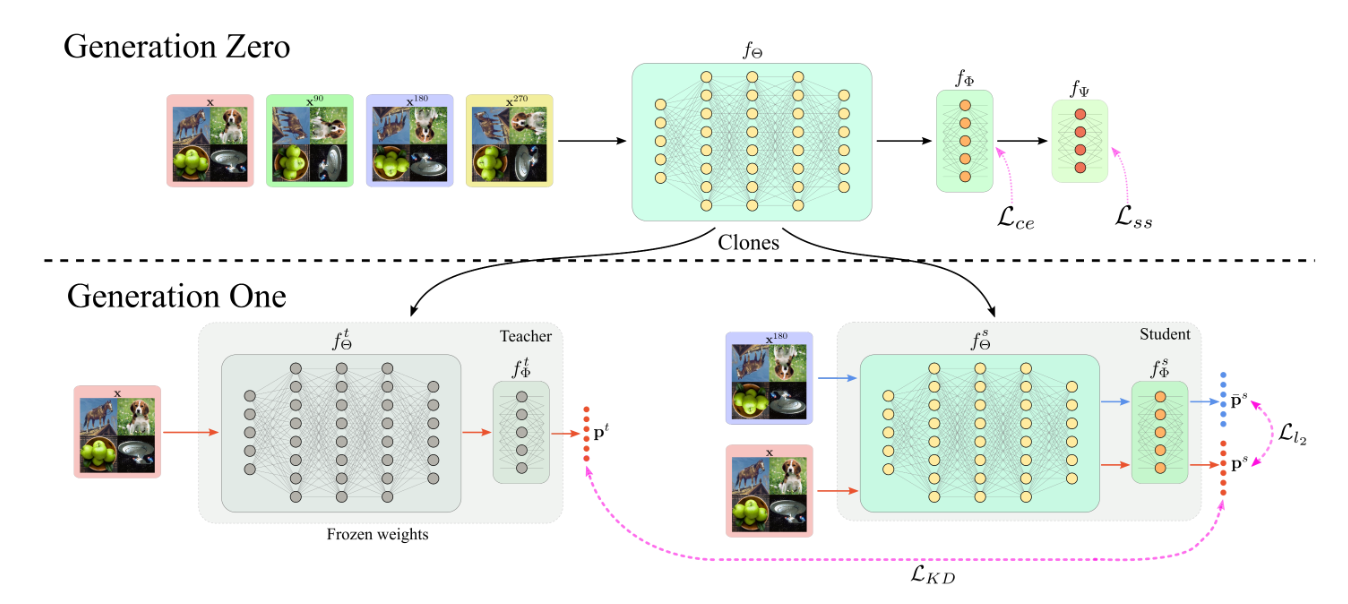
//> input picture python/2.png, 1348 x 604 px
$ ./Mat对象   (built with g++ and OpenCV 4)
//> lines starting //> are read from the running program, lines starting //| are printed output that depends on the picture
#include <opencv2/highgui/highgui_c.h>
#include <opencv2/opencv.hpp>
#include <iostream>

using namespace std;
using namespace cv;

int main(int argc, char** argv) {
	Mat src;
	src = imread("C:/Users/Administrator/Desktop/test/2.png");
//> src is the input picture: 604 rows x 1348 cols, CV_8UC3; mean B, G, R 234.4, 238.9, 234.4
	if (src.empty()) {
		cout << "could not load image..." << endl;
		return -1;
	}
	namedWindow("input", CV_WINDOW_AUTOSIZE);
	imshow("input", src);

	Mat dst;
	dst = Mat(src.size(), src.type());
	dst = Scalar(0,0,255);		//颜色	GUB
	namedWindow("output1", CV_WINDOW_AUTOSIZE);
	imshow("output1", dst);
	//Mat dst;
	//src.copyTo(dst);
	//namedWindow("output", CV_WINDOW_AUTOSIZE);

	cvtColor(src, dst, CV_BGR2GRAY);		//转为灰度图
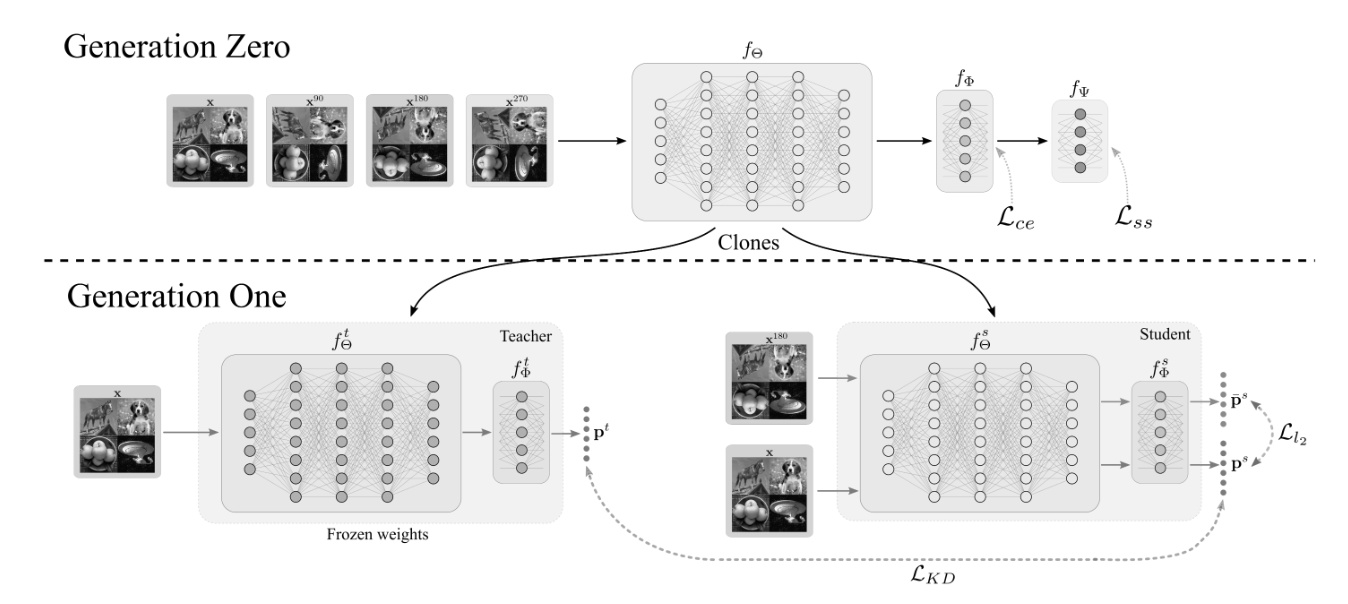
//> dst: 604 rows x 1348 cols, CV_8UC1; min 0, max 255, mean 237
	printf("input image channels : %d\n", src.channels());
//| input image channels : 3
	printf("output image channels : %d\n", dst.channels());
//| output image channels : 1

	int cols = dst.cols;
//> cols = 1348
	int rows = dst.rows;
//> rows = 604

	printf("rows : %d cols : %d\n", rows, cols);
//| rows : 604 cols : 1348
	const uchar* firstRow = dst.ptr<uchar>(0);
	printf("fist pixel value : %d\n", *firstRow);
//| fist pixel value : 255

	Mat M(100, 100, CV_8UC1, Scalar(127));
	//cout << "M =" << endl << M << endl;

	Mat m1;
	m1.create(src.size(), src.type());
	m1 = Scalar(0, 0, 255);

	Mat csrc;
	Mat kernel = (Mat_<char>(3, 3) << 0, -1, 0, -1, 5, -1, 0, -1, 0);
	filter2D(src, csrc, -1, kernel);
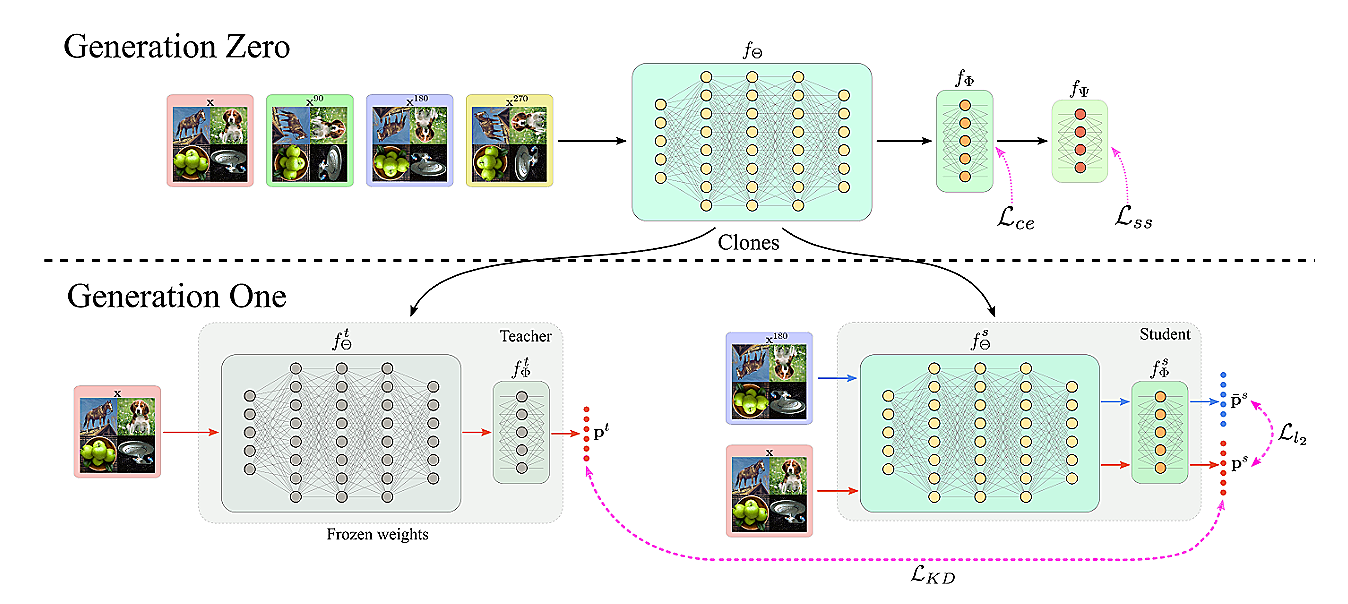
//> csrc: 604 rows x 1348 cols, CV_8UC3; mean B, G, R 233.7, 237.3, 233.6

	Mat m2 = Mat::eye(20, 20, CV_8UC1);
	cout << "m2 =" << endl << m2 << endl;

	imshow("output", m2);
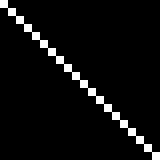
//> window 'output': 20 rows x 20 cols, CV_8UC1 (shown 8 times larger); values 0 (black) and 1 (white), 5% white in thin lines or dots
	waitKey(0);
	return 0;
}

$ run again, with python/1.png copied over python/2.png
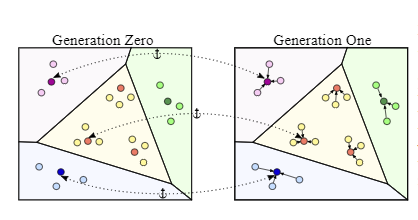
//> input picture python/1.png, 418 x 220 px
//> src is the input picture: 220 rows x 418 cols, CV_8UC3; mean B, G, R 235.6, 240.2, 238.6
//| input image channels : 3
//| output image channels : 1
//| rows : 220 cols : 418
//| fist pixel value : 255
//> `filter2D(src, csrc, -1, kernel);`:
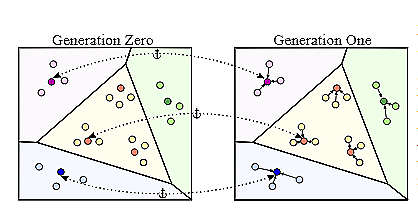
//> csrc: 220 rows x 418 cols, CV_8UC3; mean B, G, R 233.6, 237.4, 236

$ run again, with python/11.png copied over python/2.png
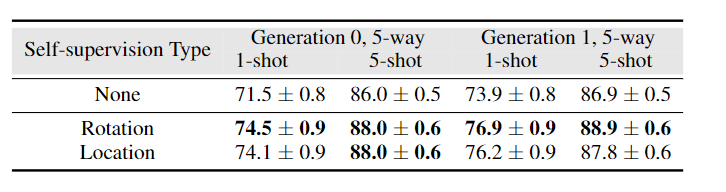
//> input picture python/11.png, 726 x 192 px
//> src is the input picture: 192 rows x 726 cols, CV_8UC3; mean B, G, R 228.9, 228.9, 229
//> `cvtColor(src, dst, CV_BGR2GRAY);`:
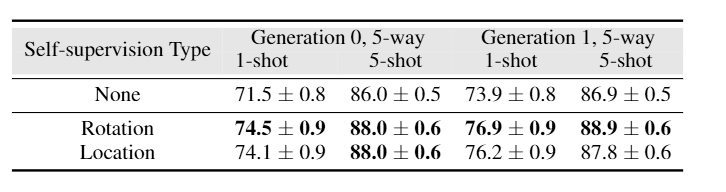
//> dst: 192 rows x 726 cols, CV_8UC1; min 0, max 255, mean 228.9
//| input image channels : 3
//| output image channels : 1
//| rows : 192 cols : 726
//| fist pixel value : 255
//> `filter2D(src, csrc, -1, kernel);`:
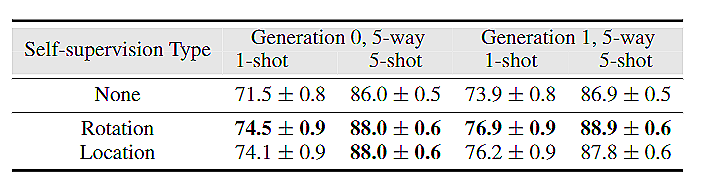
//> csrc: 192 rows x 726 cols, CV_8UC3; mean B, G, R 228.2, 228.4, 228.5
